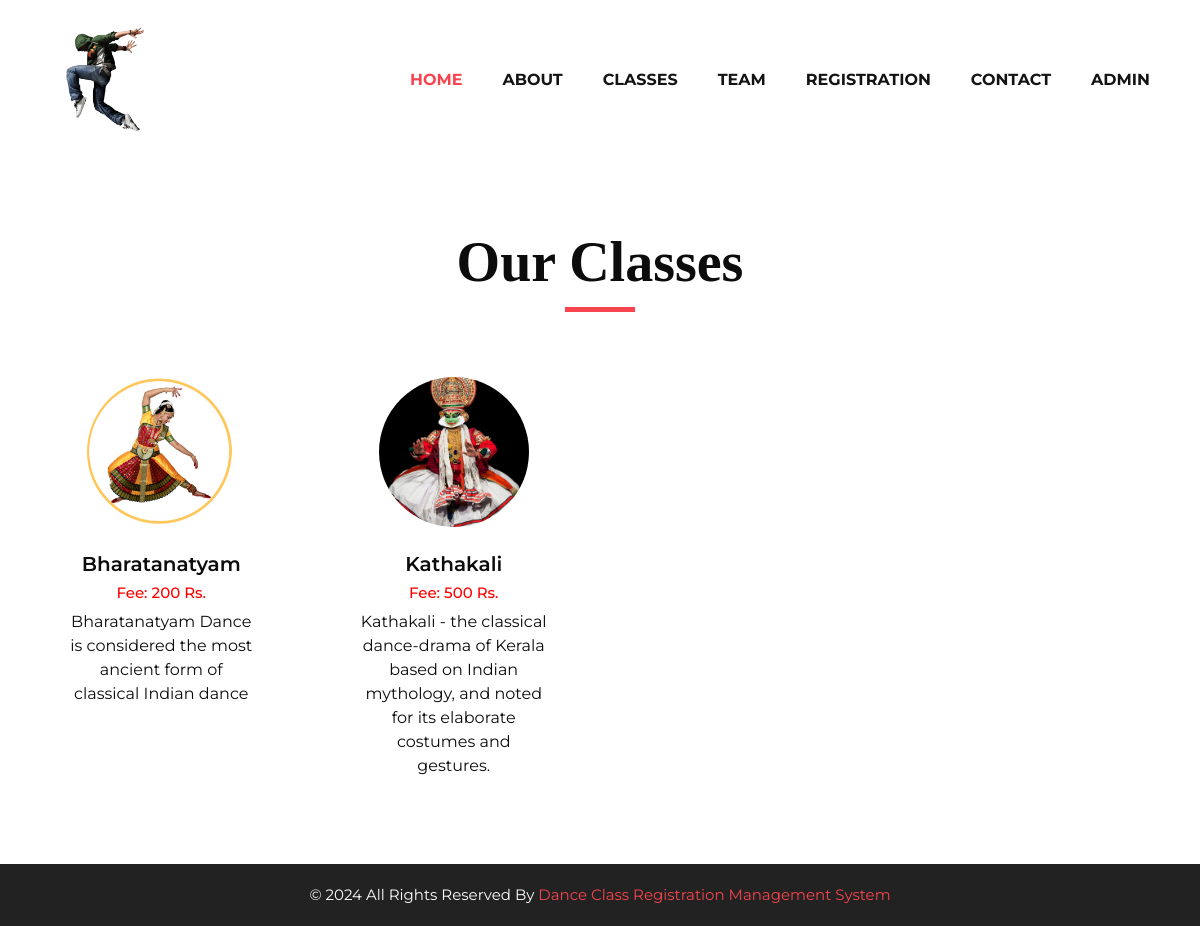
Screenshot of /index_class/ with the database file from the repository.
### danceapp/models.py (models this page shows, shortened)
class Class(models.Model):
    classname = models.CharField(max_length=200, null=True, blank=True)
    image = models.FileField(max_length=200, null=True, blank=True)
    description = models.CharField(max_length=200, null=True, blank=True)
    cost = models.CharField(max_length=200, null=True, blank=True)
    creationdate = models.DateTimeField(auto_now_add=True)

### danceapp/views.py (the view)
# urls.py: path('index_class/', index_class, name="index_class"),
def index_class(request):
    data = Class.objects.all()
    d = {'data': data}
    return render(request, "index_class.html", locals())

### danceapp/templates/index_class.html
{% extends 'index.html' %}
{% load static %}
{% block body %}
       <section class="client_section layout_padding">
         <div class="container">
            <div class="heading_container heading_center">
               <h2>
                  Our Classes
               </h2>
            </div>
            <div id="carouselExample3Controls" class="carousel slide" data-ride="carousel">
               <div class="carousel-inner">
                  <div class="carousel-item active">
                  <div class="row">
                  {% for i in data %}
                    <div class="col-md-3">
                     <div class="box col-lg-10 mx-auto">
                        <div class="img_container">
                           <div class="img-box">
                              <div class="img_box-inner">
                                  <img src="{{i.image.url}}" alt=""/>
                              </div>
                           </div>
                        </div>
                        <div class="detail-box">
                           <h5>
                              {{i.classname}}
                           </h5>
                           <h6 style="color:red">
                              Fee: {{i.cost}} Rs.
                           </h6>
                           <p>
                              {{i.description}}
                           </p>
                        </div>
                     </div>
                     </div>
                  {% endfor %}
                  </div>
               </div>
            </div>
            </div>
         </div>
      </section>
{% endblock %}

### danceapp/templates/index.html (shortened to what this page needs)
<!DOCTYPE html><html>
{% load static %}
<head><meta charset="utf-8"/>
      <link rel="stylesheet" type="text/css" href="{% static 'css/bootstrap.css' %}"/>
      <link href="{% static 'css/font-awesome.min.css' %}" rel="stylesheet"/>
      <link href="{% static 'css/style.css' %}" rel="stylesheet"/>
      <link href="{% static 'css/responsive.css' %}" rel="stylesheet"/>
</head>
   <body>
      <div class="hero_area">
         <header class="header_section">
            <div class="container">
               <nav class="navbar navbar-expand-lg custom_nav-container ">
                  <a class="navbar-brand" ><img width="150" src="{% static 'images/dance.png' %}" alt="#"/></a>
                  <div class="collapse navbar-collapse" id="navbarSupportedContent">
                     <ul class="navbar-nav">
                        <li class="nav-item active">
                           <a class="nav-link" href="/">Home <span class="sr-only">(current)</span></a>
                        </li>
                        <li class="nav-item">
                           <a class="nav-link" href="/index_about/">About <span class="sr-only">(current)</span></a>
                        </li>
                        <li class="nav-item">
                           <a class="nav-link" href="/index_class/">Classes</a>
                        </li>
                        <li class="nav-item">
                           <a class="nav-link" href="/index_team/">Team</a>
                        </li>
                        <li class="nav-item">
                           <a class="nav-link" href="/registration/">Registration</a>
                        </li>
                        <li class="nav-item">
                           <a class="nav-link" href="/index_contact/">Contact</a>
                        </li>
                        <li class="nav-item">
                           <a class="nav-link" href="/admin_login/">Admin</a>
                        </li>
                     </ul>
                  </div>
               </nav>
            </div>
         </header>
{% block body %}
{% endblock %}
      <div class="cpy_">
         <p>© <script>document.write(new Date().getFullYear())</script> All Rights Reserved By <a href="/">Dance Class Registration Management System</a></p>
      </div>
<script>__ez.queue.addFile('../../tardisrocinante/vitals.js', '../../tardisrocinante/vitals5038.js?gcb=0&amp;cb=3', false, ['/detroitchicago/minneapolis.js'], true, false, true, false);</script></body>
</html>

### danceapp/static/css/style.css (style rules this page uses)
* { box-sizing: border-box; }
body { font-family: 'Montserrat', sans-serif; color: #0c0c0c; background-color: #ffffff; overflow-x: hidden; }
.layout_padding { padding: 70px 0; }
h1, h2 { font-family: 'Playfair Display', serif; }
.heading_container { display: -webkit-box; display: -ms-flexbox; display: flex; -webkit-box-orient: vertical; -webkit-box-direction: normal; -ms-flex-direction: column; flex-direction: column; -webkit-box-align: start; -ms-flex-align: start; align-items: flex-start; }
.heading_container h2 { position: relative; margin-bottom: 0; font-size: 3.5rem; font-weight: bold; }
.heading_container h2::after { content: ""; display: block; width: 70px; height: 5px; background: #f7444e; margin: 10px auto 10px; }
.heading_container.heading_center { -webkit-box-align: center; -ms-flex-align: center; align-items: center; text-align: center; }
a, a:hover, a:focus { text-decoration: none; }
.hero_area { position: relative; min-height: 100vh; display: -webkit-box; display: -ms-flexbox; display: flex; -webkit-box-orient: vertical; -webkit-box-direction: normal; -ms-flex-direction: column; flex-direction: column; }
.header_section { padding: 15px 0; }
.navbar-brand { font-family: 'Playfair Display', serif; }
.custom_nav-container { padding: 0; }
.custom_nav-container .navbar-nav { margin-left: auto; }
.custom_nav-container .navbar-nav .nav-item .nav-link { padding: 5px 20px; color: #131313; text-align: center; text-transform: uppercase; border-radius: 5px; -webkit-transition: all 0.3s; transition: all 0.3s; font-weight: 700; }
.custom_nav-container .navbar-nav .nav-item:hover .nav-link, .custom_nav-container .navbar-nav .nav-item.active .nav-link { color: #f7444e; }
.detail-box h5 { font-size: 21px; font-weight: 700; }
.client_section .box { display: -webkit-box; display: -ms-flexbox; display: flex; -webkit-box-orient: vertical; -webkit-box-direction: normal; -ms-flex-direction: column; flex-direction: column; -webkit-box-align: center; -ms-flex-align: center; align-items: center; text-align: center; margin-top: 55px; }
.client_section .box .img_container { width: auto; height: auto; border-radius: 100%; display: -webkit-box; display: -ms-flexbox; display: flex; -webkit-box-pack: end; -ms-flex-pack: end; justify-content: flex-end; -webkit-box-align: center; -ms-flex-align: center; align-items: center; background-color: transparent; }
.client_section .box .img_container .img-box { width: auto; height: auto; border-radius: 100%; display: -webkit-box; display: -ms-flexbox; display: flex; -webkit-box-pack: center; -ms-flex-pack: center; justify-content: center; -webkit-box-align: center; -ms-flex-align: center; align-items: center; background-color: #ffffff; margin-right: -1px; }
.client_section .box .img_container .img-box .img_box-inner { width: 150px; height: 150px; border-radius: 100%; display: -webkit-box; display: -ms-flexbox; display: flex; -webkit-box-pack: center; -ms-flex-pack: center; justify-content: center; -webkit-box-align: center; -ms-flex-align: center; align-items: center; overflow: hidden; }
.client_section .box .img_container .img-box .img_box-inner img { width: 100%; }
.client_section .box .detail-box { margin-top: 25px; }
.client_section .box .detail-box h5 { font-size: 20px; font-weight: 600; }
.client_section .box .detail-box h6 { font-size: 15px; color: #999998; }
.cpy_ { background: #222; text-align: center; padding: 20px 0; }
.cpy_ p { margin: 0; color: #fff; font-size: 15px; font-weight: 400; }
.cpy_ p a { margin: 0; color: #f7444e; font-size: 15px; font-weight: 400; }

### danceapp/static/css/responsive.css (style rules this page uses)
@media (min-width: 1200px) { .container { max-width: 1170px; } }

### rows the page displays
Class: image (picture), classname "Bharatanatyam", cost "200", description "Bharatanatyam Dance is considered the most ancient form of classical Indian dance"
Class: image (picture), classname "Kathakali", cost "500", description "Kathakali - the classical dance-drama of Kerala based on Indian mythology, and noted for its elaborate costumes and gestures."
